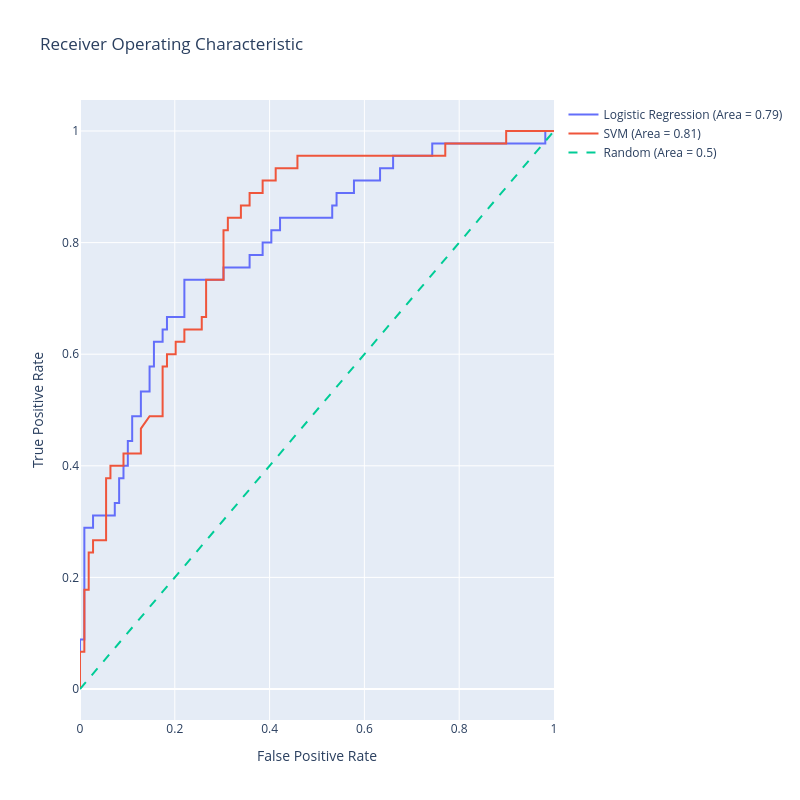

Here is the notebook cell this chart was saved with:
### Markdown cell above
## Model Comparison — Logistic Regression vs SVM

### Code cell
from sklearn.svm import SVC
from sklearn.preprocessing import StandardScaler

# SVM needs scaled features
scaler = StandardScaler()
X_train_scaled = scaler.fit_transform(X_train)
X_test_scaled  = scaler.transform(X_test)

# --- Logistic Regression ---
lr_fpr, lr_tpr, _ = roc_curve(y_test, y_scores)   # already computed above
lr_auc = roc_auc

# --- SVM ---
svm_model = SVC(probability=True)
svm_model.fit(X_train_scaled, y_train)
svm_scores = svm_model.predict_proba(X_test_scaled)[:, 1]
svm_fpr, svm_tpr, _ = roc_curve(y_test, svm_scores)
svm_auc = roc_auc_score(y_test, svm_scores)

fig = go.Figure(
    data=[
        go.Scatter(x=lr_fpr,  y=lr_tpr,  mode='lines',
                   name=f'Logistic Regression (AUC = {lr_auc:.3f})',
                   line=dict(color='royalblue', width=2)),
        go.Scatter(x=svm_fpr, y=svm_tpr, mode='lines',
                   name=f'SVM (AUC = {svm_auc:.3f})',
                   line=dict(color='darkorange', width=2)),
        go.Scatter(x=[0, 1], y=[0, 1], mode='lines',
                   name='Random (AUC = 0.5)',
                   line=dict(dash='dash', color='gray')),
    ],
    layout=go.Layout(
        title='ROC Curve — Model Comparison',
        xaxis=dict(title='False Positive Rate'),
        yaxis=dict(title='True Positive Rate'),
        width=700, height=600,
        legend=dict(x=0.5, y=0.1)
    )
)
fig.show()

print(f"LR  AUC: {lr_auc:.4f}")
print(f"SVM AUC: {svm_auc:.4f}")
print(f"Winner : {'SVM' if svm_auc > lr_auc else 'Logistic Regression'}")

### Figure 1 — Plotly figure (JSON) as saved in the notebook; plotly's stock layout.template omitted (floating-point values rounded to 4 significant figures)
{"data": [{"mode": "lines", "name": "Logistic Regression (Area = 0.79)", "type": "scatter", "x": [0.0, 0.0, 0.0, 0.009174, 0.009174, 0.02752, 0.02752, 0.07339, 0.07339, 0.08257, 0.08257, 0.09174, 0.09174, 0.1009, 0.1009, 0.1101, 0.1101, 0.1284, 0.1284, 0.1468, 0.1468, 0.156, 0.156, 0.1743, 0.1743, 0.1835, 0.1835, 0.2202, 0.2202, 0.3028, 0.3028, 0.3578, 0.3578, 0.3853, 0.3853, 0.4037, 0.4037, 0.422, 0.422, 0.5321, 0.5321, 0.5413, 0.5413, 0.578, 0.578, 0.633, 0.633, 0.6606, 0.6606, 0.7431, 0.7431, 0.9817, 0.9817, 1.0], "y": [0.0, 0.02222, 0.08889, 0.08889, 0.2889, 0.2889, 0.3111, 0.3111, 0.3333, 0.3333, 0.3778, 0.3778, 0.4, 0.4, 0.4444, 0.4444, 0.4889, 0.4889, 0.5333, 0.5333, 0.5778, 0.5778, 0.6222, 0.6222, 0.6444, 0.6444, 0.6667, 0.6667, 0.7333, 0.7333, 0.7556, 0.7556, 0.7778, 0.7778, 0.8, 0.8, 0.8222, 0.8222, 0.8444, 0.8444, 0.8667, 0.8667, 0.8889, 0.8889, 0.9111, 0.9111, 0.9333, 0.9333, 0.9556, 0.9556, 0.9778, 0.9778, 1.0, 1.0]}, {"mode": "lines", "name": "SVM (Area = 0.81)", "type": "scatter", "x": [0.0, 0.0, 0.0, 0.009174, 0.009174, 0.01835, 0.01835, 0.02752, 0.02752, 0.05505, 0.05505, 0.06422, 0.06422, 0.09174, 0.09174, 0.1284, 0.1284, 0.1468, 0.1743, 0.1743, 0.1835, 0.1835, 0.2018, 0.2018, 0.2202, 0.2202, 0.2569, 0.2569, 0.2661, 0.2661, 0.3028, 0.3028, 0.3119, 0.3119, 0.3394, 0.3394, 0.3578, 0.3578, 0.3853, 0.3853, 0.4128, 0.4128, 0.4587, 0.4587, 0.7706, 0.7706, 0.8991, 0.8991, 1.0], "y": [0.0, 0.02222, 0.06667, 0.06667, 0.1778, 0.1778, 0.2444, 0.2444, 0.2667, 0.2667, 0.3778, 0.3778, 0.4, 0.4, 0.4222, 0.4222, 0.4667, 0.4889, 0.4889, 0.5778, 0.5778, 0.6, 0.6, 0.6222, 0.6222, 0.6444, 0.6444, 0.6667, 0.6667, 0.7333, 0.7333, 0.8222, 0.8222, 0.8444, 0.8444, 0.8667, 0.8667, 0.8889, 0.8889, 0.9111, 0.9111, 0.9333, 0.9333, 0.9556, 0.9556, 0.9778, 0.9778, 1.0, 1.0]}, {"line": {"dash": "dash"}, "mode": "lines", "name": "Random (Area = 0.5)", "type": "scatter", "x": [0, 1], "y": [0, 1]}], "layout": {"autosize": false, "height": 800, "showlegend": true, "title": {"text": "Receiver Operating Characteristic"}, "width": 800, "xaxis": {"title": {"text": "False Positive Rate"}}, "yaxis": {"title": {"text": "True Positive Rate"}}}}
